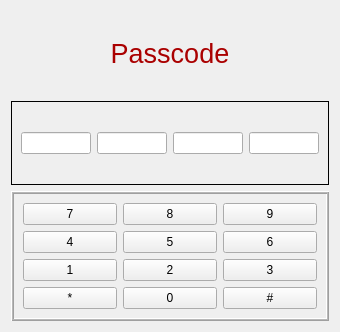
<?xml version="1.0" encoding="UTF-8"?>
<ui version="4.0">
 <class>Form</class>
 <widget class="QWidget" name="Form">
  <property name="geometry">
   <rect>
    <x>0</x>
    <y>0</y>
    <width>340</width>
    <height>332</height>
   </rect>
  </property>
  <property name="windowTitle">
   <string>KeyPad</string>
  </property>
  <layout class="QVBoxLayout" name="verticalLayout">
   <item>
    <widget class="QLabel" name="label">
     <property name="palette">
      <palette>
       <active>
        <colorrole role="WindowText">
         <brush brushstyle="SolidPattern">
          <color alpha="255">
           <red>170</red>
           <green>0</green>
           <blue>0</blue>
          </color>
         </brush>
        </colorrole>
       </active>
       <inactive>
        <colorrole role="WindowText">
         <brush brushstyle="SolidPattern">
          <color alpha="255">
           <red>170</red>
           <green>0</green>
           <blue>0</blue>
          </color>
         </brush>
        </colorrole>
       </inactive>
       <disabled/>
      </palette>
     </property>
     <property name="font">
      <font>
       <pointsize>20</pointsize>
      </font>
     </property>
     <property name="text">
      <string>Passcode</string>
     </property>
     <property name="alignment">
      <set>Qt::AlignCenter</set>
     </property>
    </widget>
   </item>
   <item>
    <widget class="QFrame" name="frame">
     <property name="frameShape">
      <enum>QFrame::Box</enum>
     </property>
     <property name="frameShadow">
      <enum>QFrame::Plain</enum>
     </property>
     <property name="lineWidth">
      <number>1</number>
     </property>
     <layout class="QHBoxLayout" name="horizontalLayout">
      <item>
       <widget class="QLineEdit" name="lineEdit"/>
      </item>
      <item>
       <widget class="QLineEdit" name="lineEdit_2"/>
      </item>
      <item>
       <widget class="QLineEdit" name="lineEdit_3"/>
      </item>
      <item>
       <widget class="QLineEdit" name="lineEdit_4"/>
      </item>
     </layout>
    </widget>
   </item>
   <item>
    <widget class="QFrame" name="frame_2">
     <property name="frameShape">
      <enum>QFrame::Box</enum>
     </property>
     <property name="frameShadow">
      <enum>QFrame::Raised</enum>
     </property>
     <property name="lineWidth">
      <number>1</number>
     </property>
     <property name="midLineWidth">
      <number>1</number>
     </property>
     <layout class="QGridLayout" name="gridLayout">
      <item row="0" column="0">
       <widget class="QPushButton" name="pushButton">
        <property name="text">
         <string>7</string>
        </property>
       </widget>
      </item>
      <item row="0" column="1">
       <widget class="QPushButton" name="pushButton_2">
        <property name="text">
         <string>8</string>
        </property>
       </widget>
      </item>
      <item row="0" column="2">
       <widget class="QPushButton" name="pushButton_3">
        <property name="text">
         <string>9</string>
        </property>
       </widget>
      </item>
      <item row="1" column="0">
       <widget class="QPushButton" name="pushButton_4">
        <property name="text">
         <string>4</string>
        </property>
       </widget>
      </item>
      <item row="1" column="1">
       <widget class="QPushButton" name="pushButton_5">
        <property name="text">
         <string>5</string>
        </property>
       </widget>
      </item>
      <item row="1" column="2">
       <widget class="QPushButton" name="pushButton_6">
        <property name="text">
         <string>6</string>
        </property>
       </widget>
      </item>
      <item row="2" column="0">
       <widget class="QPushButton" name="pushButton_7">
        <property name="text">
         <string>1</string>
        </property>
       </widget>
      </item>
      <item row="2" column="1">
       <widget class="QPushButton" name="pushButton_8">
        <property name="text">
         <string>2</string>
        </property>
       </widget>
      </item>
      <item row="2" column="2">
       <widget class="QPushButton" name="pushButton_9">
        <property name="text">
         <string>3</string>
        </property>
       </widget>
      </item>
      <item row="3" column="0">
       <widget class="QPushButton" name="pushButton_10">
        <property name="text">
         <string>*</string>
        </property>
       </widget>
      </item>
      <item row="3" column="1">
       <widget class="QPushButton" name="pushButton_11">
        <property name="text">
         <string>0</string>
        </property>
       </widget>
      </item>
      <item row="3" column="2">
       <widget class="QPushButton" name="pushButton_12">
        <property name="text">
         <string>#</string>
        </property>
       </widget>
      </item>
     </layout>
    </widget>
   </item>
  </layout>
 </widget>
 <resources/>
 <connections>
  <connection>
   <sender>pushButton_10</sender>
   <signal>clicked()</signal>
   <receiver>lineEdit</receiver>
   <slot>clear()</slot>
   <hints>
    <hint type="sourcelabel">
     <x>61</x>
     <y>295</y>
    </hint>
    <hint type="destinationlabel">
     <x>50</x>
     <y>135</y>
    </hint>
   </hints>
  </connection>
  <connection>
   <sender>pushButton_10</sender>
   <signal>clicked()</signal>
   <receiver>lineEdit_2</receiver>
   <slot>clear()</slot>
   <hints>
    <hint type="sourcelabel">
     <x>86</x>
     <y>295</y>
    </hint>
    <hint type="destinationlabel">
     <x>128</x>
     <y>141</y>
    </hint>
   </hints>
  </connection>
  <connection>
   <sender>pushButton_10</sender>
   <signal>clicked()</signal>
   <receiver>lineEdit_3</receiver>
   <slot>clear()</slot>
   <hints>
    <hint type="sourcelabel">
     <x>91</x>
     <y>297</y>
    </hint>
    <hint type="destinationlabel">
     <x>219</x>
     <y>138</y>
    </hint>
   </hints>
  </connection>
  <connection>
   <sender>pushButton_10</sender>
   <signal>clicked()</signal>
   <receiver>lineEdit_4</receiver>
   <slot>clear()</slot>
   <hints>
    <hint type="sourcelabel">
     <x>77</x>
     <y>296</y>
    </hint>
    <hint type="destinationlabel">
     <x>292</x>
     <y>138</y>
    </hint>
   </hints>
  </connection>
 </connections>
</ui>
